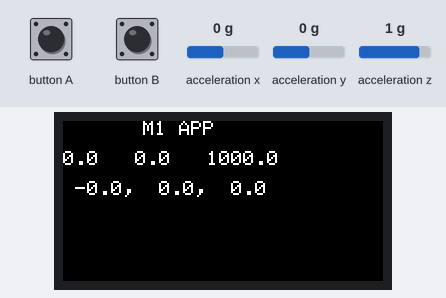
Simulated run of this sketch. Board: ESP32. On the bench: 160×80 colour display. Inputs (shaded band) come from the test bench; at power-on: acceleration y 0 g, acceleration x 0 g, acceleration z 1 g. Nothing arrives over Bluetooth unless stated; a phone connects over Bluetooth LE 3 s after start; what the sketch prints to the serial monitor is not drawn.

Above: at 1.3 s.
1.4 s: acceleration y set to -1.4 g
At 2.2 s:
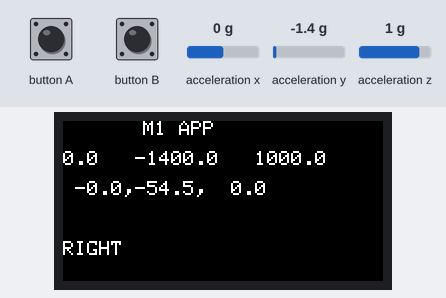
4.4 s: button A pressed for 0.15 s
At 5.7 s:
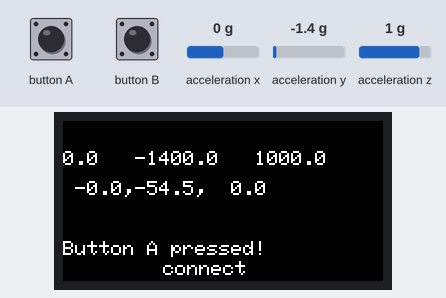
6.0 s: button B pressed for 0.15 s
At 7.1 s:
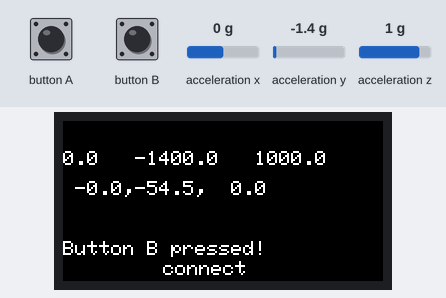
7.7 s: acceleration x set to 0.8 g
At 9.0 s:
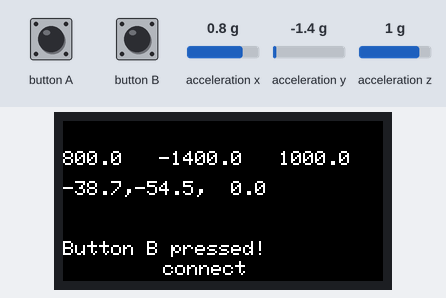
9.3 s: button A pressed for 1 s
At 10.5 s:
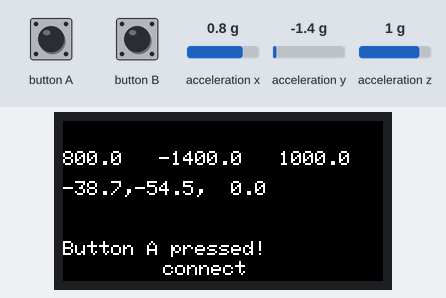
11.8 s: acceleration x set to -0.1 g
At 12.3 s:
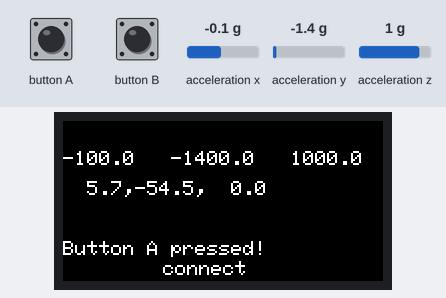
Timing chart, 0 to 14.3 s (numbered marks = the images above; inputs shaded):
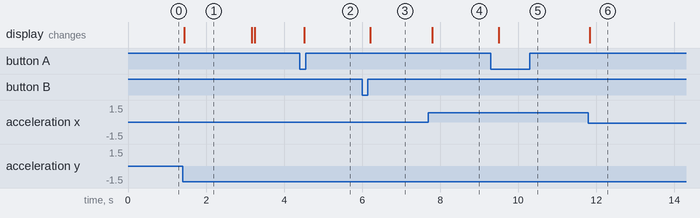

The sketch:

sensor_punch.ino
```cpp
#include <M5StickC.h>
// Bluetooth LE
#include <BLEDevice.h>
#include <BLEServer.h>
#include <BLEUtils.h>
#include <BLE2902.h>
#include <CircularBuffer.h>

#define LOCAL_NAME                  "M5Stick-C m1"

// See the following for generating UUIDs:
// https://www.uuidgenerator.net/
#define SERVICE_UUID                "f205b02c-ff08-11ea-adc1-0242ac120002"
#define CHARACTERISTIC_UUID      "f205b2e8-ff08-11ea-adc1-0242ac120002"

#define SIZE_BUF 100

BLEServer *pServer = NULL;
BLECharacteristic* pCharacteristic = NULL;
bool deviceConnected = false;
float roll, pitch, yaw;
float accX, accY, accZ;
bool isWaitingPunch = false;
CircularBuffer<float, SIZE_BUF> buf_pitch;
CircularBuffer<float, SIZE_BUF> buf_roll;

float temp = 0;
void setup() {
  M5.begin();
  M5.Lcd.setRotation(3);
  M5.Lcd.fillScreen(BLACK);
  M5.Lcd.setTextSize(1);
  M5.Lcd.setCursor(40, 0);
  M5.Lcd.println("M1 APP");
  M5.MPU6886.Init();
  initBLE();
}

void loop() {
  M5.MPU6886.getAhrsData(&pitch, &roll, &yaw);
  M5.MPU6886.getAccelData(&accX, &accY, &accZ);
  accX *= 1000; accY *= 1000; accZ *= 1000;
  buf_pitch.push(pitch);
  buf_roll.push(roll);

  Serial.printf("%5.1f,%5.1f,%5.1f\n", pitch, roll, yaw);
  M5.Lcd.setCursor(0, 15);
  M5.Lcd.printf("%.1f   %.1f   %.1f\n", accX , accY, accZ );
  M5.Lcd.setCursor(0, 30);
  M5.Lcd.printf("%5.1f,%5.1f,%5.1f\n", pitch, roll, yaw);

  if (isWaitingPunch == false) {
    isWaitingPunch = true;
    for (float i = SIZE_BUF; i >= 0; i--) {
      if (!near_zero(buf_pitch[i]) || !near_zero(buf_roll[i])) {
        isWaitingPunch = false;
        break;
      }
    }
  }

  if (isWaitingPunch == true) {
    pCharacteristic->setValue((std::string)"READY");
    pCharacteristic->notify();
    M5.Lcd.setCursor(0, 60);
    if (roll >= 25) {
      M5.Lcd.printf("LEFT");
      pCharacteristic->setValue((std::string)"LEFT");
      pCharacteristic->notify();
      isWaitingPunch = false;
    } else if (roll <= -30) {
      M5.Lcd.printf("RIGHT");
      pCharacteristic->setValue((std::string)"RIGHT");
      pCharacteristic->notify();
      isWaitingPunch = false;
    } else {
      M5.Lcd.printf("     ");
    }
  }

  if (deviceConnected) {
    if (M5.BtnB.wasPressed()) {
      M5.Lcd.setCursor(0, 60);
      M5.Lcd.println("Button B pressed!");
      pCharacteristic->setValue((std::string)"PressB*");
      pCharacteristic->notify();
    }
    if (M5.BtnA.wasPressed()) {
      M5.Lcd.setCursor(0, 60);
      M5.Lcd.println("Button A pressed!");
      pCharacteristic->setValue((std::string)"PressA*");
      pCharacteristic->notify();
    }
  }
  M5.update();

  delay(100);
}


// Bluetooth LE Change Connect State
class MyServerCallbacks: public BLEServerCallbacks {
    void onConnect(BLEServer* pServer) {
      M5.Lcd.fillScreen(BLACK);
      M5.Lcd.setCursor(50, 70);
      M5.Lcd.println("connect");
      deviceConnected = true;
    };

    void onDisconnect(BLEServer* pServer) {
      M5.Lcd.fillScreen(BLACK);
      M5.Lcd.setCursor(50, 70);
      M5.Lcd.println("disconnect");
      deviceConnected = false;
    }
};

// Bluetooth LE initialize
void initBLE() {
  BLEDevice::init("m5-stack");
  BLEServer *pServer = BLEDevice::createServer();
  pServer->setCallbacks(new MyServerCallbacks());
  BLEService *pService = pServer->createService(SERVICE_UUID);
  pCharacteristic = pService->createCharacteristic(CHARACTERISTIC_UUID,
                    BLECharacteristic::PROPERTY_READ |
                    BLECharacteristic::PROPERTY_WRITE |
                    BLECharacteristic::PROPERTY_NOTIFY |
                    BLECharacteristic::PROPERTY_INDICATE
                                                  );
  pCharacteristic->addDescriptor(new BLE2902());

  pService->start();
  BLEAdvertising *pAdvertising = pServer->getAdvertising();
  pAdvertising->start();
}

bool near_zero(float value) {
  if (value > -15 && value < 15) {
    return true;
  } else {
    return false;
  }
}
```

Measured:
- after the input at 1.4 s, the display: changes at once (image 1)
- after the input at 4.4 s, the display: changes after 0.12 s (image 2)
- after the input at 6.0 s, the display: changes after 0.21 s (image 3)
- after the input at 7.7 s, the display: changes after 0.10 s (image 4)
- after the input at 9.3 s, the display: changes after 0.20 s (image 5)
- after the input at 11.8 s, the display: changes at once (image 6)
- what the display in image 1 shows lasts 1.8 s, from 1.4 s to 3.2 s
